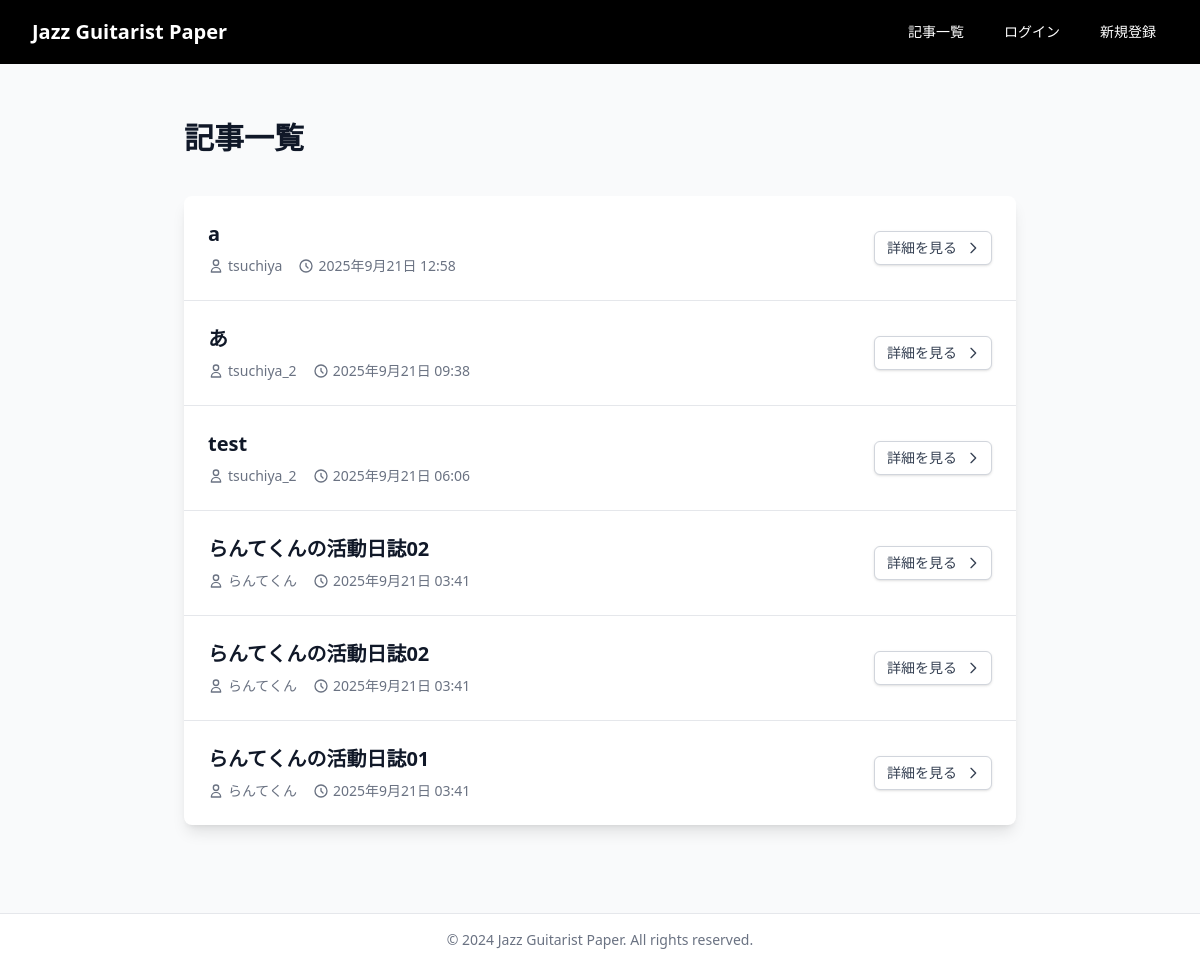
The page /articles/ on the database as committed earlier.
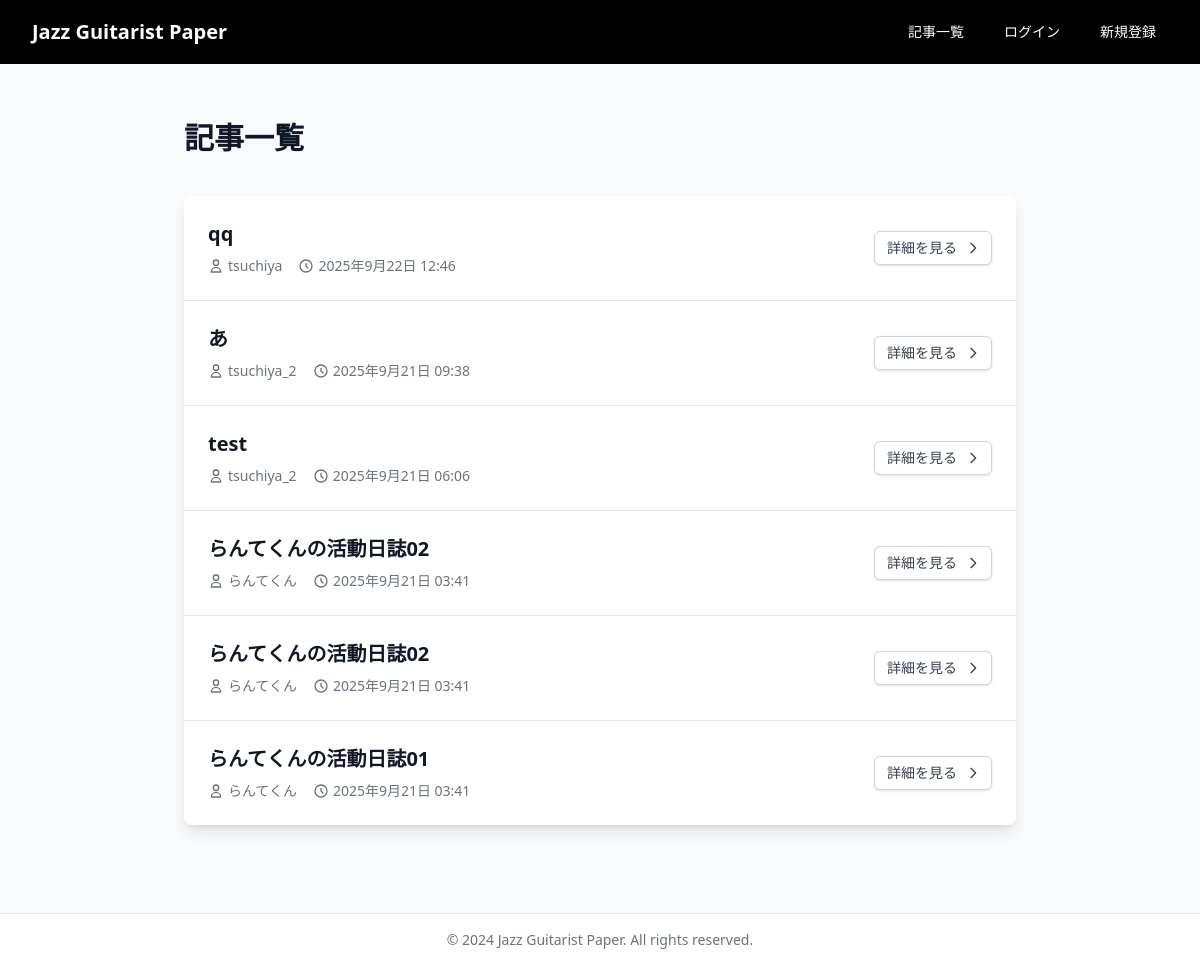
The same page on the database as committed later.
### articles/models.py (models this page shows, shortened)
class Article(models.Model):
    author = models.ForeignKey(
        User,
        on_delete=models.CASCADE,
        verbose_name="投稿者"
    )
    title = models.CharField(
        max_length=200,
        verbose_name="タイトル"
    )
    content = models.TextField(
        verbose_name="内容"
    )
    created_at = models.DateTimeField(
        auto_now_add=True,
        verbose_name="作成日時"
    )
    updated_at = models.DateTimeField(
        auto_now=True,
        verbose_name="更新日時"
    )
    class Meta:
        ordering = ['-created_at']
        verbose_name = "記事"
        verbose_name_plural = "記事"

### accounts/models.py (models this page shows, shortened)
class User(AbstractUser):
    email = models.EmailField(_('email address'), unique=True)
    USERNAME_FIELD = 'email'
    REQUIRED_FIELDS = ['username']

### articles/views.py (the view)
# urls.py: path('', ArticleListView.as_view(), name='list'),
class ArticleListView(ListView):
    model = Article
    template_name = 'articles/list.html'
    context_object_name = 'articles'
    def get_queryset(self):
        return super().get_queryset().select_related('author')

### templates/articles/list.html (shortened to what this page needs)
{% extends 'base.html' %}
{% block content %}
<div class="max-w-4xl mx-auto py-8 px-4 sm:px-6 lg:px-8">
    <div class="mb-8 flex items-center justify-between">
        <h1 class="text-3xl font-bold text-gray-900 mb-2">記事一覧</h1>
    </div>
    {% if articles %}
        <div class="bg-white shadow-lg rounded-lg overflow-hidden">
            <div class="divide-y divide-gray-200">
                {% for article in articles %}
                    <div class="p-6 hover:bg-gray-50 transition-colors duration-200">
                        <div class="flex items-center justify-between">
                            <div class="flex-1">
                                <h3 class="text-xl font-semibold text-gray-900 mb-2">
                                    <a href="{% url 'articles:detail' article.pk %}" class="hover:text-blue-600 transition-colors duration-200">
                                        {{ article.title }}
                                    </a>
                                </h3>
                                <div class="flex items-center space-x-4 text-sm text-gray-500">
                                    <div class="flex items-center">
                                        <svg class="w-4 h-4 mr-1" fill="none" stroke="currentColor" viewBox="0 0 24 24">
                                            <path stroke-linecap="round" stroke-linejoin="round" stroke-width="2" d="M16 7a4 4 0 11-8 0 4 4 0 018 0zM12 14a7 7 0 00-7 7h14a7 7 0 00-7-7z"/>
                                        </svg>
                                        <span>{{ article.author.username }}</span>
                                    </div>
                                    <div class="flex items-center">
                                        <svg class="w-4 h-4 mr-1" fill="none" stroke="currentColor" viewBox="0 0 24 24">
                                            <path stroke-linecap="round" stroke-linejoin="round" stroke-width="2" d="M12 8v4l3 3m6-3a9 9 0 11-18 0 9 9 0 0118 0z"/>
                                        </svg>
                                        <span>{{ article.created_at|date:"Y年n月j日 H:i" }}</span>
                                    </div>
                                </div>
                            </div>
                            <div class="ml-4">
                                <a href="{% url 'articles:detail' article.pk %}" class="inline-flex items-center px-3 py-2 border border-gray-300 shadow-sm text-sm leading-4 font-medium rounded-md text-gray-700 bg-white hover:bg-gray-50 focus:outline-none focus:ring-2 focus:ring-offset-2 focus:ring-blue-500 transition-colors duration-200">
                                    詳細を見る
                                    <svg class="ml-2 -mr-0.5 h-4 w-4" fill="none" stroke="currentColor" viewBox="0 0 24 24">
                                        <path stroke-linecap="round" stroke-linejoin="round" stroke-width="2" d="M9 5l7 7-7 7"/>
                                    </svg>
                                </a>
                            </div>
                        </div>
                    </div>
                {% endfor %}
            </div>
        </div>
    {% endif %}
</div>
{% endblock %}

### templates/base.html (shortened to what this page needs)
<!DOCTYPE html>
<html lang="ja">
<head>
    <script src="https://cdn.jsdelivr.net/npm/@tailwindcss/browser@4"></script>
</head>
<body class="bg-gray-50 min-h-screen flex flex-col">
    <header class="bg-black">
        <div class="max-w-7xl mx-auto px-4 sm:px-6 lg:px-8">
            <div class="flex justify-between items-center h-16">
                <div class="flex-shrink-0">
                    <h1 class="text-xl font-bold text-white">
                        <a href="/" class="text-white visited:text-white hover:text-gray-300">Jazz Guitarist Paper</a>
                    </h1>
                </div>
                <div class="hidden md:flex items-center space-x-4">
                    <a href="{% url 'articles:list' %}" class="text-white hover:text-gray-300 px-3 py-2 rounded-md text-sm font-medium">
                        記事一覧
                    </a>
                    {% if user.is_authenticated %}
                        <span class="text-sm text-white">こんにちは、{{ user.username }}さん</span>
                        <form method="post" action="{% url 'accounts:logout' %}" class="inline">
                            {% csrf_token %}
                            <button type="submit" class="text-white hover:text-gray-300 px-3 py-2 rounded-md text-sm font-medium">
                                ログアウト
                            </button>
                        </form>
                    {% else %}
                        <a href="{% url 'accounts:login' %}" class="text-white hover:text-gray-300 px-3 py-2 rounded-md text-sm font-medium">
                            ログイン
                        </a>
                        <a href="{% url 'accounts:register' %}" class="text-white hover:text-gray-300 px-3 py-2 rounded-md text-sm font-medium">
                            新規登録
                        </a>
                    {% endif %}
                </div>
            </div>
        </div>
    </header>
    <main class="flex-1 max-w-7xl mx-auto py-6 sm:px-6 lg:px-8 w-full">
        {% block content %}
        {% endblock %}
    </main>
    <footer class="bg-white border-t border-gray-200 flex-shrink-0">
        <div class="max-w-7xl mx-auto py-4 px-4 sm:px-6 lg:px-8">
            <div class="text-center text-sm text-gray-500">
                {% block footer %}
                &copy; 2024 Jazz Guitarist Paper. All rights reserved.
                {% endblock %}
            </div>
        </div>
    </footer>
</body>
</html>

Rows that differ between the two databases and show on the page:
removed Article: title "a", author.username "tsuchiya", created_at "2025年9月21日 12:58"
added Article: title "qq", author.username "tsuchiya", created_at "2025年9月22日 12:46"
